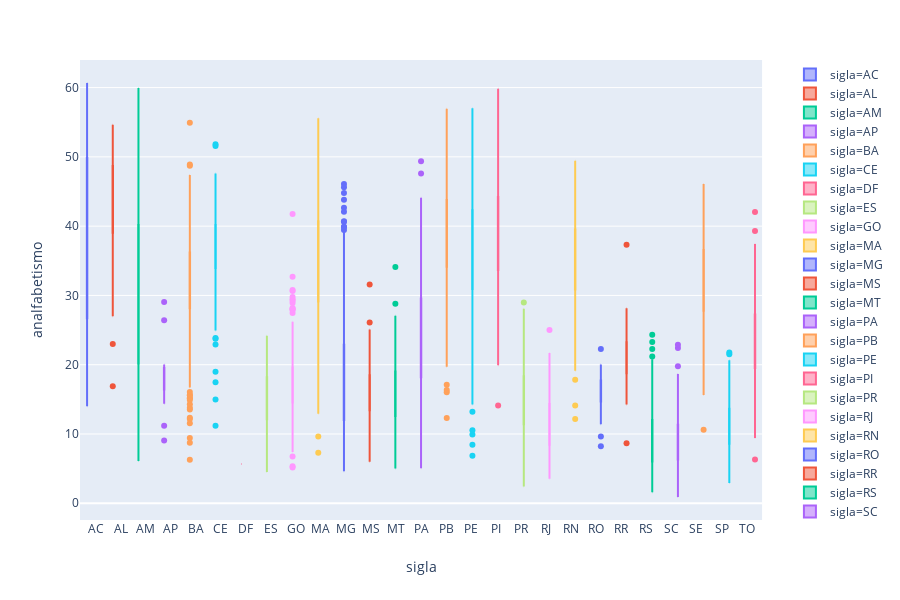

The cell this chart's notebook holds for it:
### Code cell
fig = px.box(df, y ='analfabetismo',x='sigla',color='sigla')
fig.show()

### Figure 1 — Plotly figure (JSON) as saved in the notebook; plotly's stock layout.template omitted (floating-point values rounded to 4 significant figures; data arrays with more than 128 entries replaced by an {"elided": "..."} marker saying what was removed)
{"data": [{"alignmentgroup": "True", "hoverlabel": {"namelength": 0}, "hovertemplate": "sigla=%{x}<br>analfabetismo=%{y}", "legendgroup": "sigla=AC", "marker": {"color": "#636efa"}, "name": "sigla=AC", "notched": false, "offsetgroup": "sigla=AC", "orientation": "v", "showlegend": true, "type": "box", "x": ["AC", "AC", "AC", "AC", "AC", "AC", "AC", "AC", "AC", "AC", "AC", "AC", "AC", "AC", "AC", "AC", "AC", "AC", "AC", "AC", "AC", "AC"], "x0": " ", "xaxis": "x", "y": [26.69, 29.05, 24.51, 38.77, 37.72, 28.45, 24.62, 52.59, 60.66, 31.64, 45.76, 52.63, 24.75, 51.61, 14.01, 49.85, 56.84, 26.16, 34.03, 41.49, 29.36, 31.42], "y0": " ", "yaxis": "y"}, {"alignmentgroup": "True", "hoverlabel": {"namelength": 0}, "hovertemplate": "sigla=%{x}<br>analfabetismo=%{y}", "legendgroup": "sigla=AL", "marker": {"color": "#EF553B"}, "name": "sigla=AL", "notched": false, "offsetgroup": "sigla=AL", "orientation": "v", "showlegend": true, "type": "box", "x": ["AL", "AL", "AL", "AL", "AL", "AL", "AL", "AL", "AL", "AL", "AL", "AL", "AL", "AL", "AL", "AL", "AL", "AL", "AL", "AL", "AL", "AL", "AL", "AL", "AL", "AL", "AL", "AL", "AL", "AL", "AL", "AL", "AL", "AL", "AL", "AL", "AL", "AL", "AL", "AL", "AL", "AL", "AL", "AL", "AL", "AL", "AL", "AL", "AL", "AL", "AL", "AL", "AL", "AL", "AL", "AL", "AL", "AL", "AL", "AL", "AL", "AL", "AL", "AL", "AL", "AL", "AL", "AL", "AL", "AL", "AL", "AL", "AL", "AL", "AL", "AL", "AL", "AL", "AL", "AL", "AL", "AL", "AL", "AL", "AL", "AL", "AL", "AL", "AL", "AL", "AL", "AL", "AL", "AL", "AL", "AL", "AL", "AL", "AL", "AL", "AL"], "x0": " ", "xaxis": "x", "y": [40.73, 42.01, 30.4, 43.51, 42.72, 36.17, 42.38, 40.68, 47.89, 36.49, 54.64, 50.79, 46.72, 39.34, 40.52, 53.03, 52.64, 45.39, 39.43, 44.57, 46.23, 41.88, 35.7, 36.39, 50.9, 31.0, 49.31, 49.06, 49.68, 42.86, 46.48, 50.75, 49.64, 47.29, 48.7, 52.78, 43.99, 48.5, 39.01, 46.29, 49.84, 46.71, 41.22, 44.62, 46.65, 16.87, 48.66, 40.13, 44.9, 33.99, 38.29, 39.0, 50.01, 42.42, 38.72, 50.89, 47.29, 43.46, 48.27, 39.2, 48.27, 52.53, 46.53, 37.24, 38.59, 32.45, 41, 44.27, 33.12, 47.28, 40.0, 30.17, 39.04, 37.07, 50.29, 38.81, 51.03, 39.48, 51.8, 44.36, 46.27, 26.99, 49.53, 29.83, 38.73, 50.42, 43.15, 42.97, 50.25, 46.58, 32.08, 38.45, 49.8, 22.99, 49.84, 48.52, 47.48, 40.57, 53.13, 43.7, 41.88], "y0": " ", "yaxis": "y"}, {"alignmentgroup": "True", "hoverlabel": {"namelength": 0}, "hovertemplate": "sigla=%{x}<br>analfabetismo=%{y}", "legendgroup": "sigla=AM", "marker": {"color": "#00cc96"}, "name": "sigla=AM", "notched": false, "offsetgroup": "sigla=AM", "orientation": "v", "showlegend": true, "type": "box", "x": ["AM", "AM", "AM", "AM", "AM", "AM", "AM", "AM", "AM", "AM", "AM", "AM", "AM", "AM", "AM", "AM", "AM", "AM", "AM", "AM", "AM", "AM", "AM", "AM", "AM", "AM", "AM", "AM", "AM", "AM", "AM", "AM", "AM", "AM", "AM", "AM", "AM", "AM", "AM", "AM", "AM", "AM", "AM", "AM", "AM", "AM", "AM", "AM", "AM", "AM", "AM", "AM", "AM", "AM", "AM", "AM", "AM", "AM", "AM", "AM", "AM", "AM"], "x0": " ", "xaxis": "x", "y": [25.07, 26.3, 23.92, 25.57, 19.92, 50.28, 20.38, 43.25, 17.26, 27.81, 37.84, 11.05, 36.98, 21.14, 26.63, 39.7, 42.84, 25.61, 21.86, 31.52, 29.39, 47.09, 51.93, 40.6, 51.09, 24.98, 53.38, 20.76, 12.36, 59.95, 9.61, 34.13, 40.16, 45.1, 41.33, 21.87, 22.85, 6.094, 27.21, 36.53, 15.39, 15.54, 24.17, 20.17, 28.82, 9.44, 51.68, 12.13, 19.23, 37.26, 41.66, 23.15, 41.54, 13.16, 11.62, 21.67, 46.01, 20.64, 30.59, 31.98, 13.41, 13.18], "y0": " ", "yaxis": "y"}, {"alignmentgroup": "True", "hoverlabel": {"namelength": 0}, "hovertemplate": "sigla=%{x}<br>analfabetismo=%{y}", "legendgroup": "sigla=AP", "marker": {"color": "#ab63fa"}, "name": "sigla=AP", "notched": false, "offsetgroup": "sigla=AP", "orientation": "v", "showlegend": true, "type": "box", "x": ["AP", "AP", "AP", "AP", "AP", "AP", "AP", "AP", "AP", "AP", "AP", "AP", "AP", "AP", "AP", "AP"], "x0": " ", "xaxis": "x", "y": [11.2, 17.16, 26.41, 16.43, 17.83, 17.71, 19.09, 16.44, 9.044, 29.04, 17.19, 20.03, 18.14, 14.37, 19.94, 18.19], "y0": " ", "yaxis": "y"}, {"alignmentgroup": "True", "hoverlabel": {"namelength": 0}, "hovertemplate": "sigla=%{x}<br>analfabetismo=%{y}", "legendgroup": "sigla=BA", "marker": {"color": "#FFA15A"}, "name": "sigla=BA", "notched": false, "offsetgroup": "sigla=BA", "orientation": "v", "showlegend": true, "type": "box", "x": {"elided": "415 str values"}, "x0": " ", "xaxis": "x", "y": {"elided": "415 float values"}, "y0": " ", "yaxis": "y"}, {"alignmentgroup": "True", "hoverlabel": {"namelength": 0}, "hovertemplate": "sigla=%{x}<br>analfabetismo=%{y}", "legendgroup": "sigla=CE", "marker": {"color": "#19d3f3"}, "name": "sigla=CE", "notched": false, "offsetgroup": "sigla=CE", "orientation": "v", "showlegend": true, "type": "box", "x": {"elided": "184 str values"}, "x0": " ", "xaxis": "x", "y": {"elided": "184 float values"}, "y0": " ", "yaxis": "y"}, {"alignmentgroup": "True", "hoverlabel": {"namelength": 0}, "hovertemplate": "sigla=%{x}<br>analfabetismo=%{y}", "legendgroup": "sigla=DF", "marker": {"color": "#FF6692"}, "name": "sigla=DF", "notched": false, "offsetgroup": "sigla=DF", "orientation": "v", "showlegend": true, "type": "box", "x": ["DF"], "x0": " ", "xaxis": "x", "y": [5.679], "y0": " ", "yaxis": "y"}, {"alignmentgroup": "True", "hoverlabel": {"namelength": 0}, "hovertemplate": "sigla=%{x}<br>analfabetismo=%{y}", "legendgroup": "sigla=ES", "marker": {"color": "#B6E880"}, "name": "sigla=ES", "notched": false, "offsetgroup": "sigla=ES", "orientation": "v", "showlegend": true, "type": "box", "x": ["ES", "ES", "ES", "ES", "ES", "ES", "ES", "ES", "ES", "ES", "ES", "ES", "ES", "ES", "ES", "ES", "ES", "ES", "ES", "ES", "ES", "ES", "ES", "ES", "ES", "ES", "ES", "ES", "ES", "ES", "ES", "ES", "ES", "ES", "ES", "ES", "ES", "ES", "ES", "ES", "ES", "ES", "ES", "ES", "ES", "ES", "ES", "ES", "ES", "ES", "ES", "ES", "ES", "ES", "ES", "ES", "ES", "ES", "ES", "ES", "ES", "ES", "ES", "ES", "ES", "ES", "ES", "ES", "ES", "ES", "ES", "ES", "ES", "ES", "ES", "ES", "ES"], "x0": " ", "xaxis": "x", "y": [17.56, 17.2, 23.8, 16.73, 11.28, 19.97, 10.4, 17.75, 9.855, 13.82, 15.63, 19.09, 17.74, 11.57, 21.4, 8.888, 8.695, 10.82, 10.6, 19.99, 15.88, 18.66, 12.19, 5.143, 22.4, 12.53, 15.02, 8.923, 19.77, 11.94, 24.19, 10.79, 20.14, 13.93, 14.86, 12.67, 17.98, 16.87, 15.19, 10.33, 15.56, 12.98, 20.42, 12.63, 12.83, 12.94, 15.87, 21.48, 23.69, 18.95, 14.11, 14.38, 18.03, 21.04, 19.5, 10.07, 22.3, 23.35, 14.67, 12.52, 17.62, 15.16, 12.81, 15.22, 13.27, 16.7, 13.64, 12.59, 8.321, 19.59, 14.12, 9.904, 9.571, 17.57, 16.39, 5.3, 4.525], "y0": " ", "yaxis": "y"}, {"alignmentgroup": "True", "hoverlabel": {"namelength": 0}, "hovertemplate": "sigla=%{x}<br>analfabetismo=%{y}", "legendgroup": "sigla=GO", "marker": {"color": "#FF97FF"}, "name": "sigla=GO", "notched": false, "offsetgroup": "sigla=GO", "orientation": "v", "showlegend": true, "type": "box", "x": {"elided": "242 str values"}, "x0": " ", "xaxis": "x", "y": {"elided": "242 float values"}, "y0": " ", "yaxis": "y"}, {"alignmentgroup": "True", "hoverlabel": {"namelength": 0}, "hovertemplate": "sigla=%{x}<br>analfabetismo=%{y}", "legendgroup": "sigla=MA", "marker": {"color": "#FECB52"}, "name": "sigla=MA", "notched": false, "offsetgroup": "sigla=MA", "orientation": "v", "showlegend": true, "type": "box", "x": {"elided": "217 str values"}, "x0": " ", "xaxis": "x", "y": {"elided": "217 float values"}, "y0": " ", "yaxis": "y"}, {"alignmentgroup": "True", "hoverlabel": {"namelength": 0}, "hovertemplate": "sigla=%{x}<br>analfabetismo=%{y}", "legendgroup": "sigla=MG", "marker": {"color": "#636efa"}, "name": "sigla=MG", "notched": false, "offsetgroup": "sigla=MG", "orientation": "v", "showlegend": true, "type": "box", "x": {"elided": "853 str values"}, "x0": " ", "xaxis": "x", "y": {"elided": "853 float values"}, "y0": " ", "yaxis": "y"}, {"alignmentgroup": "True", "hoverlabel": {"namelength": 0}, "hovertemplate": "sigla=%{x}<br>analfabetismo=%{y}", "legendgroup": "sigla=MS", "marker": {"color": "#EF553B"}, "name": "sigla=MS", "notched": false, "offsetgroup": "sigla=MS", "orientation": "v", "showlegend": true, "type": "box", "x": ["MS", "MS", "MS", "MS", "MS", "MS", "MS", "MS", "MS", "MS", "MS", "MS", "MS", "MS", "MS", "MS", "MS", "MS", "MS", "MS", "MS", "MS", "MS", "MS", "MS", "MS", "MS", "MS", "MS", "MS", "MS", "MS", "MS", "MS", "MS", "MS", "MS", "MS", "MS", "MS", "MS", "MS", "MS", "MS", "MS", "MS", "MS", "MS", "MS", "MS", "MS", "MS", "MS", "MS", "MS", "MS", "MS", "MS", "MS", "MS", "MS", "MS", "MS", "MS", "MS", "MS", "MS", "MS", "MS", "MS", "MS", "MS", "MS", "MS", "MS", "MS", "MS"], "x0": " ", "xaxis": "x", "y": [13.31, 14.37, 16.85, 15.01, 18.4, 17.21, 19.33, 15.02, 13.22, 20.36, 16.12, 15.46, 18.39, 12.75, 17.3, 12.51, 14.95, 18.66, 12.37, 5.995, 13.8, 14.04, 6.699, 14.71, 22.97, 9.041, 13.39, 14.98, 18.69, 18.8, 16.28, 8.988, 19.08, 15.65, 16.81, 17.57, 15.73, 16.54, 15.76, 20.13, 14.56, 31.57, 13.19, 11.32, 17.28, 23.66, 8.437, 17.48, 11.42, 16.6, 15.69, 15, 17.61, 13.55, 12.04, 18.85, 15.34, 25.09, 21.75, 10.73, 17.98, 15.09, 13.42, 19.39, 14.09, 13.83, 19.18, 8.598, 21.18, 17.21, 11.44, 16.25, 26.1, 22.46, 13.54, 10.57, 20.52], "y0": " ", "yaxis": "y"}, {"alignmentgroup": "True", "hoverlabel": {"namelength": 0}, "hovertemplate": "sigla=%{x}<br>analfabetismo=%{y}", "legendgroup": "sigla=MT", "marker": {"color": "#00cc96"}, "name": "sigla=MT", "notched": false, "offsetgroup": "sigla=MT", "orientation": "v", "showlegend": true, "type": "box", "x": ["MT", "MT", "MT", "MT", "MT", "MT", "MT", "MT", "MT", "MT", "MT", "MT", "MT", "MT", "MT", "MT", "MT", "MT", "MT", "MT", "MT", "MT", "MT", "MT", "MT", "MT", "MT", "MT", "MT", "MT", "MT", "MT", "MT", "MT", "MT", "MT", "MT", "MT", "MT", "MT", "MT", "MT", "MT", "MT", "MT", "MT", "MT", "MT", "MT", "MT", "MT", "MT", "MT", "MT", "MT", "MT", "MT", "MT", "MT", "MT", "MT", "MT", "MT", "MT", "MT", "MT", "MT", "MT", "MT", "MT", "MT", "MT", "MT", "MT", "MT", "MT", "MT", "MT", "MT", "MT", "MT", "MT", "MT", "MT", "MT", "MT", "MT", "MT", "MT", "MT", "MT", "MT", "MT", "MT", "MT", "MT", "MT", "MT", "MT", "MT", "MT", "MT", "MT", "MT", "MT", "MT", "MT", "MT", "MT", "MT", "MT", "MT", "MT", "MT", "MT", "MT", "MT", "MT", "MT", "MT", "MT", "MT", "MT", "MT", "MT", "MT"], "x0": " ", "xaxis": "x", "y": [25.96, 12.45, 11.87, 13.87, 16.4, 12.54, 16.43, 11.27, 21.42, 15.86, 18.7, 15.44, 16.3, 16.78, 22.54, 18.06, 8.91, 15.59, 15.9, 21.03, 8.674, 9.276, 5.013, 16.71, 15.26, 19.23, 12.23, 19.98, 11.03, 19.84, 14.67, 18.78, 19.02, 16, 6.06, 16.13, 11.22, 18.01, 15.57, 18.84, 24.56, 20.19, 17.52, 11.28, 16.41, 18.22, 16.09, 11.08, 12.74, 27.08, 20.73, 14.2, 13.9, 11.71, 21.91, 20.89, 6.581, 16.92, 17.45, 12.02, 14.16, 15.84, 17.62, 15.14, 34.1, 15.2, 21.12, 25.97, 16.8, 5.973, 17.8, 12.14, 15.38, 12.58, 20.87, 16.15, 16.36, 16.22, 17.79, 22.37, 17.8, 21.98, 11.18, 19.09, 15.43, 17.49, 13.39, 18.32, 28.79, 19.51, 6.509, 15.89, 15.42, 21.11, 15.98, 17.12, 21.9, 11.9, 13.93, 24.36, 17.1, 20.13, 21.84, 10.62, 22.11, 22.04, 21.92, 19.8, 16.39, 9.456, 8.502, 7.495, 14.01, 12.37, 8.991, 13.58, 15.84, 13.84, 11.58, 8.981, 11.71, 14.83, 13.07, 16.86, 17.84, 15.36], "y0": " ", "yaxis": "y"}, {"alignmentgroup": "True", "hoverlabel": {"namelength": 0}, "hovertemplate": "sigla=%{x}<br>analfabetismo=%{y}", "legendgroup": "sigla=PA", "marker": {"color": "#ab63fa"}, "name": "sigla=PA", "notched": false, "offsetgroup": "sigla=PA", "orientation": "v", "showlegend": true, "type": "box", "x": {"elided": "143 str values"}, "x0": " ", "xaxis": "x", "y": {"elided": "143 float values"}, "y0": " ", "yaxis": "y"}, {"alignmentgroup": "True", "hoverlabel": {"namelength": 0}, "hovertemplate": "sigla=%{x}<br>analfabetismo=%{y}", "legendgroup": "sigla=PB", "marker": {"color": "#FFA15A"}, "name": "sigla=PB", "notched": false, "offsetgroup": "sigla=PB", "orientation": "v", "showlegend": true, "type": "box", "x": {"elided": "223 str values"}, "x0": " ", "xaxis": "x", "y": {"elided": "223 float values"}, "y0": " ", "yaxis": "y"}, {"alignmentgroup": "True", "hoverlabel": {"namelength": 0}, "hovertemplate": "sigla=%{x}<br>analfabetismo=%{y}", "legendgroup": "sigla=PE", "marker": {"color": "#19d3f3"}, "name": "sigla=PE", "notched": false, "offsetgroup": "sigla=PE", "orientation": "v", "showlegend": true, "type": "box", "x": {"elided": "185 str values"}, "x0": " ", "xaxis": "x", "y": {"elided": "185 float values"}, "y0": " ", "yaxis": "y"}, {"alignmentgroup": "True", "hoverlabel": {"namelength": 0}, "hovertemplate": "sigla=%{x}<br>analfabetismo=%{y}", "legendgroup": "sigla=PI", "marker": {"color": "#FF6692"}, "name": "sigla=PI", "notched": false, "offsetgroup": "sigla=PI", "orientation": "v", "showlegend": true, "type": "box", "x": {"elided": "221 str values"}, "x0": " ", "xaxis": "x", "y": {"elided": "221 float values"}, "y0": " ", "yaxis": "y"}, {"alignmentgroup": "True", "hoverlabel": {"namelength": 0}, "hovertemplate": "sigla=%{x}<br>analfabetismo=%{y}", "legendgroup": "sigla=PR", "marker": {"color": "#B6E880"}, "name": "sigla=PR", "notched": false, "offsetgroup": "sigla=PR", "orientation": "v", "showlegend": true, "type": "box", "x": {"elided": "399 str values"}, "x0": " ", "xaxis": "x", "y": {"elided": "399 float values"}, "y0": " ", "yaxis": "y"}, {"alignmentgroup": "True", "hoverlabel": {"namelength": 0}, "hovertemplate": "sigla=%{x}<br>analfabetismo=%{y}", "legendgroup": "sigla=RJ", "marker": {"color": "#FF97FF"}, "name": "sigla=RJ", "notched": false, "offsetgroup": "sigla=RJ", "orientation": "v", "showlegend": true, "type": "box", "x": ["RJ", "RJ", "RJ", "RJ", "RJ", "RJ", "RJ", "RJ", "RJ", "RJ", "RJ", "RJ", "RJ", "RJ", "RJ", "RJ", "RJ", "RJ", "RJ", "RJ", "RJ", "RJ", "RJ", "RJ", "RJ", "RJ", "RJ", "RJ", "RJ", "RJ", "RJ", "RJ", "RJ", "RJ", "RJ", "RJ", "RJ", "RJ", "RJ", "RJ", "RJ", "RJ", "RJ", "RJ", "RJ", "RJ", "RJ", "RJ", "RJ", "RJ", "RJ", "RJ", "RJ", "RJ", "RJ", "RJ", "RJ", "RJ", "RJ", "RJ", "RJ", "RJ", "RJ", "RJ", "RJ", "RJ", "RJ", "RJ", "RJ", "RJ", "RJ", "RJ", "RJ", "RJ", "RJ", "RJ", "RJ", "RJ", "RJ", "RJ", "RJ", "RJ", "RJ", "RJ", "RJ", "RJ", "RJ", "RJ", "RJ", "RJ", "RJ"], "x0": " ", "xaxis": "x", "y": [8.935, 13.34, 12.29, 9.446, 7.295, 7.19, 6.883, 6.44, 8.007, 17.0, 13.62, 8.316, 13.96, 17.46, 12.72, 9.89, 10.09, 12.58, 19.69, 13.47, 12.45, 13.11, 8.99, 17.63, 8.005, 9.055, 11.8, 8.814, 10.77, 9.358, 16.27, 13.32, 12.2, 8.01, 12.4, 18.74, 7.877, 10.15, 9.943, 8.339, 8.718, 7.593, 9.148, 14.36, 15.19, 3.759, 3.553, 7.42, 7.194, 10.59, 10.72, 12.76, 17.37, 6.393, 7.579, 10.84, 16.57, 10.51, 10.59, 9.283, 15.68, 6.893, 12.83, 16.38, 13.61, 10.6, 4.409, 17.93, 14.23, 25.01, 15.99, 5.815, 13.79, 5.722, 19.96, 14.7, 9.877, 18.35, 16.82, 11.95, 9.76, 19.69, 21.7, 14.07, 10.38, 20.4, 8.011, 8.8, 18.83, 11.02, 5.066], "y0": " ", "yaxis": "y"}, {"alignmentgroup": "True", "hoverlabel": {"namelength": 0}, "hovertemplate": "sigla=%{x}<br>analfabetismo=%{y}", "legendgroup": "sigla=RN", "marker": {"color": "#FECB52"}, "name": "sigla=RN", "notched": false, "offsetgroup": "sigla=RN", "orientation": "v", "showlegend": true, "type": "box", "x": {"elided": "166 str values"}, "x0": " ", "xaxis": "x", "y": {"elided": "166 float values"}, "y0": " ", "yaxis": "y"}, {"alignmentgroup": "True", "hoverlabel": {"namelength": 0}, "hovertemplate": "sigla=%{x}<br>analfabetismo=%{y}", "legendgroup": "sigla=RO", "marker": {"color": "#636efa"}, "name": "sigla=RO", "notched": false, "offsetgroup": "sigla=RO", "orientation": "v", "showlegend": true, "type": "box", "x": ["RO", "RO", "RO", "RO", "RO", "RO", "RO", "RO", "RO", "RO", "RO", "RO", "RO", "RO", "RO", "RO", "RO", "RO", "RO", "RO", "RO", "RO", "RO", "RO", "RO", "RO", "RO", "RO", "RO", "RO", "RO", "RO", "RO", "RO", "RO", "RO", "RO", "RO", "RO", "RO", "RO", "RO", "RO", "RO", "RO", "RO", "RO", "RO", "RO", "RO", "RO", "RO"], "x0": " ", "xaxis": "x", "y": [15.84, 11.77, 17.5, 12.14, 13.9, 15.09, 17.53, 15.98, 15.32, 11.72, 15.21, 11.4, 16.4, 16.3, 14.06, 12.9, 8.224, 17.23, 16.0, 14.49, 18.04, 9.625, 15.95, 16.95, 15.89, 17.52, 16.19, 14.05, 17.52, 16.03, 17.85, 16.82, 14.72, 15.87, 17.86, 20.03, 18.27, 17.91, 19.9, 16.5, 17.74, 22.27, 14.66, 15.36, 17.7, 14.62, 15.36, 17.63, 18.3, 17.94, 20.05, 18.15], "y0": " ", "yaxis": "y"}, {"alignmentgroup": "True", "hoverlabel": {"namelength": 0}, "hovertemplate": "sigla=%{x}<br>analfabetismo=%{y}", "legendgroup": "sigla=RR", "marker": {"color": "#EF553B"}, "name": "sigla=RR", "notched": false, "offsetgroup": "sigla=RR", "orientation": "v", "showlegend": true, "type": "box", "x": ["RR", "RR", "RR", "RR", "RR", "RR", "RR", "RR", "RR", "RR", "RR", "RR", "RR", "RR", "RR"], "x0": " ", "xaxis": "x", "y": [28.16, 19.08, 8.661, 22.05, 25.96, 22.81, 20.53, 21.12, 22.34, 20.34, 14.26, 23.4, 18.69, 18.53, 37.33], "y0": " ", "yaxis": "y"}, {"alignmentgroup": "True", "hoverlabel": {"namelength": 0}, "hovertemplate": "sigla=%{x}<br>analfabetismo=%{y}", "legendgroup": "sigla=RS", "marker": {"color": "#00cc96"}, "name": "sigla=RS", "notched": false, "offsetgroup": "sigla=RS", "orientation": "v", "showlegend": true, "type": "box", "x": {"elided": "467 str values"}, "x0": " ", "xaxis": "x", "y": {"elided": "467 float values"}, "y0": " ", "yaxis": "y"}, {"alignmentgroup": "True", "hoverlabel": {"namelength": 0}, "hovertemplate": "sigla=%{x}<br>analfabetismo=%{y}", "legendgroup": "sigla=SC", "marker": {"color": "#ab63fa"}, "name": "sigla=SC", "notched": false, "offsetgroup": "sigla=SC", "orientation": "v", "showlegend": true, "type": "box", "x": {"elided": "293 str values"}, "x0": " ", "xaxis": "x", "y": {"elided": "293 float values"}, "y0": " ", "yaxis": "y"}, {"alignmentgroup": "True", "hoverlabel": {"namelength": 0}, "hovertemplate": "sigla=%{x}<br>analfabetismo=%{y}", "legendgroup": "sigla=SE", "marker": {"color": "#FFA15A"}, "name": "sigla=SE", "notched": false, "offsetgroup": "sigla=SE", "orientation": "v", "showlegend": true, "type": "box", "x": ["SE", "SE", "SE", "SE", "SE", "SE", "SE", "SE", "SE", "SE", "SE", "SE", "SE", "SE", "SE", "SE", "SE", "SE", "SE", "SE", "SE", "SE", "SE", "SE", "SE", "SE", "SE", "SE", "SE", "SE", "SE", "SE", "SE", "SE", "SE", "SE", "SE", "SE", "SE", "SE", "SE", "SE", "SE", "SE", "SE", "SE", "SE", "SE", "SE", "SE", "SE", "SE", "SE", "SE", "SE", "SE", "SE", "SE", "SE", "SE", "SE", "SE", "SE", "SE", "SE", "SE", "SE", "SE", "SE", "SE", "SE", "SE", "SE", "SE", "SE"], "x0": " ", "xaxis": "x", "y": [30.78, 36.66, 10.6, 32.65, 31.93, 20.82, 27.69, 38.06, 34.19, 35.39, 42.6, 33.45, 41.25, 22.73, 23.2, 43.26, 28.05, 25.18, 23.1, 35.18, 34.63, 39.69, 26.33, 32.74, 31.98, 37.16, 27.13, 36.27, 37.83, 33.36, 25.38, 36.93, 31.09, 25.15, 30.6, 30.05, 29.9, 23.1, 29.7, 39.65, 31.11, 32.58, 42.12, 32.23, 32.13, 35.36, 15.64, 38.99, 35.03, 33.27, 38.4, 27.35, 45.72, 33.16, 36.94, 24.06, 41.37, 24.24, 29.95, 21.49, 32.05, 46.08, 34.37, 34.39, 26.02, 19.1, 35.38, 33.33, 37.34, 32.99, 29.22, 31.91, 34.71, 38.44, 33.95], "y0": " ", "yaxis": "y"}, {"alignmentgroup": "True", "hoverlabel": {"namelength": 0}, "hovertemplate": "sigla=%{x}<br>analfabetismo=%{y}", "legendgroup": "sigla=SP", "marker": {"color": "#19d3f3"}, "name": "sigla=SP", "notched": false, "offsetgroup": "sigla=SP", "orientation": "v", "showlegend": true, "type": "box", "x": {"elided": "645 str values"}, "x0": " ", "xaxis": "x", "y": {"elided": "645 float values"}, "y0": " ", "yaxis": "y"}, {"alignmentgroup": "True", "hoverlabel": {"namelength": 0}, "hovertemplate": "sigla=%{x}<br>analfabetismo=%{y}", "legendgroup": "sigla=TO", "marker": {"color": "#FF6692"}, "name": "sigla=TO", "notched": false, "offsetgroup": "sigla=TO", "orientation": "v", "showlegend": true, "type": "box", "x": {"elided": "139 str values"}, "x0": " ", "xaxis": "x", "y": {"elided": "139 float values"}, "y0": " ", "yaxis": "y"}], "layout": {"boxmode": "group", "height": 600, "legend": {"tracegroupgap": 0}, "margin": {"t": 60}, "xaxis": {"anchor": "y", "categoryarray": ["AC", "AL", "AM", "AP", "BA", "CE", "DF", "ES", "GO", "MA", "MG", "MS", "MT", "PA", "PB", "PE", "PI", "PR", "RJ", "RN", "RO", "RR", "RS", "SC", "SE", "SP", "TO"], "categoryorder": "array", "domain": [0, 0.98], "title": {"text": "sigla"}}, "yaxis": {"anchor": "x", "domain": [0, 1], "title": {"text": "analfabetismo"}}}}
